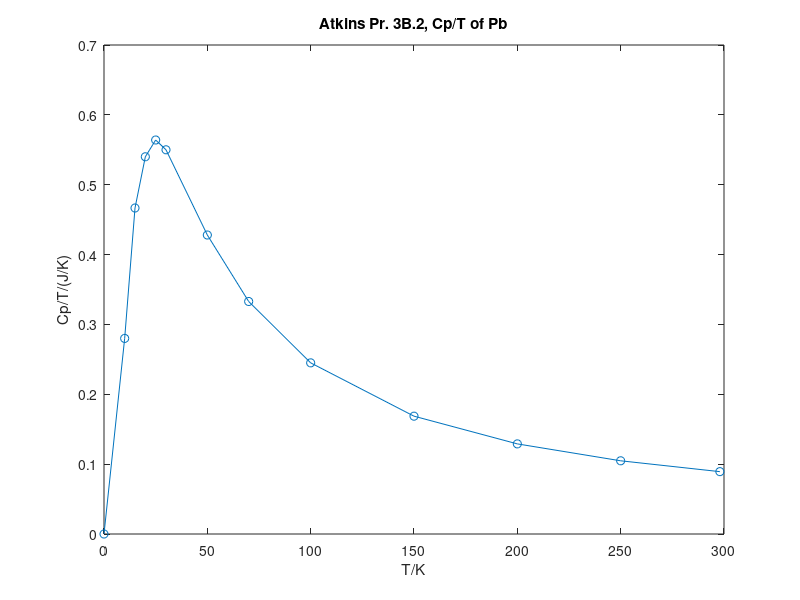

Here is the MATLAB script that generated this plot:
% MATLAB script for Problem 38.2, Atkins and de Paula P-Chem Thermo

clear

% Data given in problem.  Cp in J/(mol K), T in K
Cpdata=[2.8,7.0,10.8,14.1,16.5,21.4,23.3,24.5,25.3,25.8,26.2,26.6];
Tdata=[10,15,20,25,30,50,70,100,150,200,250,298];

% Interesting to plot Cp by itself, then also Cp/T, the entropy integrand
% For the integrand, we manually add the data point for 0K, Cp/T -> 0
% In MATLAB, the . operator will make division do element by element
CpoverT=[0,Cpdata./Tdata];
% Also have to add to the xaxis (T)
T=[0,Tdata];

%  To create the figure, we can do it first manually/interactive, then
%  use the drop down menu to have it generate the code
%  Auto-generated by MATLAB on 22-Feb-2019 11:06:35
% Create figure
figure1 = figure;
% Comment out the line below if you want the figure to pop up
%set(figure1, 'Visible', 'off');
% Create axes
axes1 = axes('Parent',figure1);
hold(axes1,'on');
% Create plot
plot(T,CpoverT,'Marker','o');
% Create ylabel
ylabel({'Cp/T/(J/K)'});
% Create xlabel
xlabel({'T/K'});
title('Atkins Pr. 3B.2, Cp/T of Pb');
box(axes1,'on');

print('CpoverTplot.png','-dpng')

% Now, finally, after all that, we use the MATLAB trapezoidal integration
% routine to generate the output value.

Q=trapz(T,CpoverT);

disp('Estimated molar entropy of lead at 298 K, in J/(mol K):')
disp(Q)

